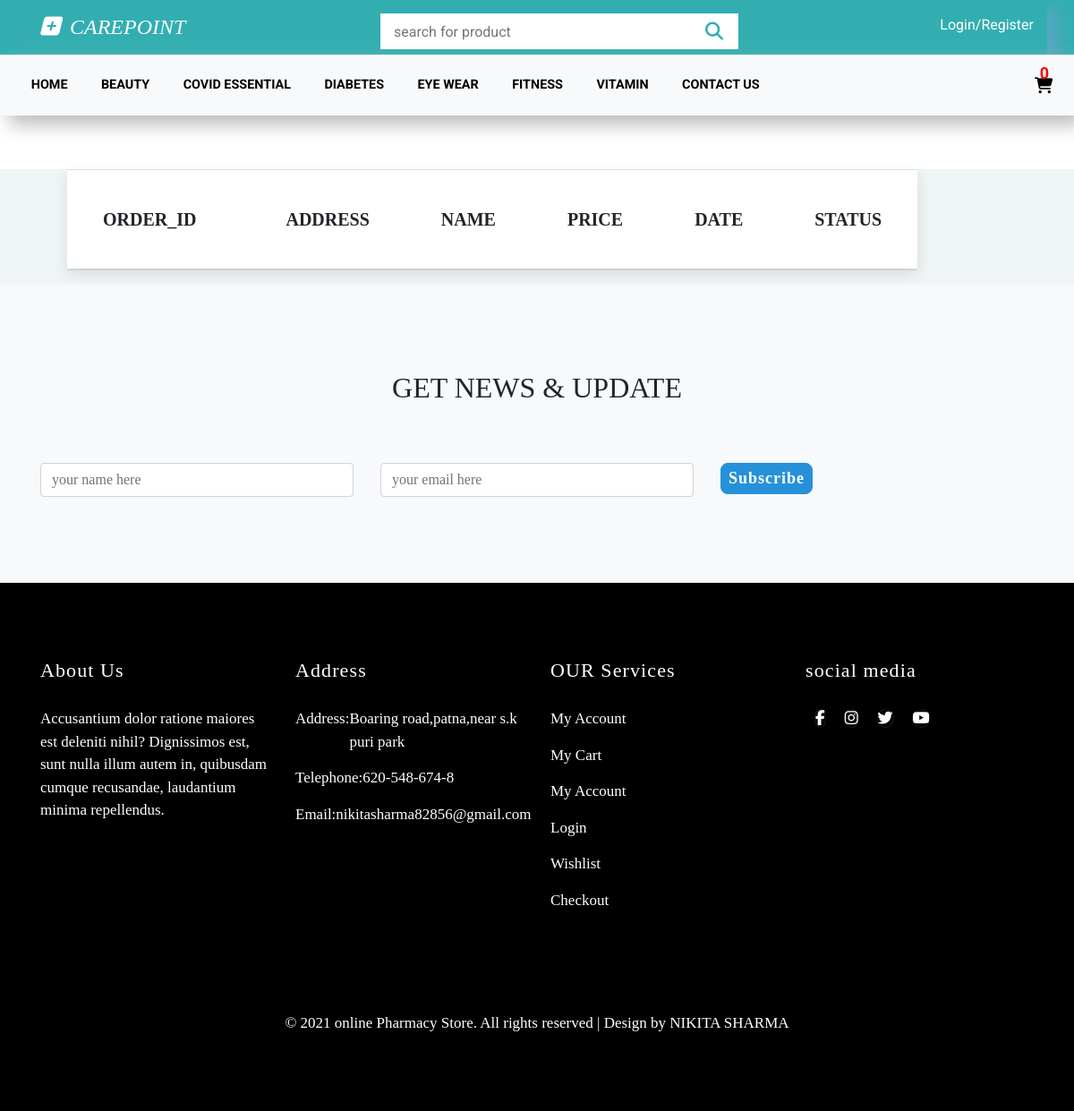
Page /My_order.php on the committed database.
### tables this page shows
CREATE TABLE `categories` (
  `id` int(11) NOT NULL,
  `categories` varchar(255) NOT NULL,
  `status` tinyint(4) NOT NULL
);

### add_to_cart.inc.php (called while the page is built, shortened)
<?php
class add_to_cart{
	function totalProduct(){
		if(isset($_SESSION['cart'])){
			return count($_SESSION['cart']);
		}else{
			return 0;
		}
	}
}
?>

### top.php (the view, shortened to what this page needs)
<?php
require('connection.inc.php');
require('add_to_cart.inc.php');
$cat_res=mysqli_query($con,"select * from categories where status=1 order by categories asc");
$cat_arr=array();
while($row=mysqli_fetch_assoc($cat_res)){
	$cat_arr[]=$row;
}
$obj=new add_to_cart();
$totalProduct=$obj->totalProduct();
?>
<!DOCTYPE html>
<!DOCTYPE html>
<html lan="en">
<head>
<link rel="stylesheet" herf="https://cdnjs.cloudflare.com/ajax/libs/Swiper/3.4.2/css/swiper.min.css" />
<link rel="stylesheet" href="https://unpkg.com/swiper/swiper-bundle.css" />
<link rel="stylesheet" href="https://unpkg.com/swiper/swiper-bundle.min.css" />
<link rel="stylesheet"
href="https://stackpath.bootstrapcdn.com/bootstrap/4.3.1/css/bootstrap.min.css"
integrity="sha384-ggOyR0iXCbMQv3Xipma34MD+dH/1fQ784/j6cY/iJTQUOhcWr7x9JvoRxT2MZw1T"
crossorigin="anonymous">
<link rel="stylesheet" href="https://cdnjs.cloudflare.com/ajax/libs/animate.css/3.7.2/animate.min.css"
 />
<link rel="stylesheet" href="./css/style.css" />
</head>
<body>
<header>
<div class="container"style="box-shadow:10px 10px 20px #5fa6c3;">
<div class="row">
<div class="col-md-4  col-4 text-left ">
<h4 class ="my-md-3 text-white" style="	font-family: Georgia, 'Times New Roman', Times, serif;  font-style: italic;
"><i class=" fa fa-plus-square fa-1x" style="background-color:#32aeb1;font-style:italic; ">&nbsp;</i>
 CAREPOINT</h4></div>
 <div class="col-md-4 col-4 text-center" style="margin-top:15px;">
 <form action="search.php" method="get">
  <input type="text"  placeholder="search for product" name="str" style="border:5px solid #fff;  height:40px; width:400px; background:#fff;  padding:5px 10px;">
  </form>
<label for="" class="icon" style="position:absolute; right:-3px; top:0;   width:5px; text-align:center; border:5px solid #fff; height:40px; color:#32aeb1; font-size:20px; ">
  <i class="fas fa-search"></i></label>
</div>
<div class ="col-md-4 col-4 text-right">
<p class="my-md-3 header-links">
<?php if(isset($_SESSION['USER_LOGIN'])){
	?>
<p style="font-size:20px; color:white;"><a href="profile.php" class="text-white"><i class="fas fa-user-circle"
 style="font-size:25px;"></i></a>&nbsp;
<?php echo $_SESSION['USER_NAME']?></p>
<?php
										}else{
											echo '<a href="login.php" class="text-white">Login/Register</a></p>';
										}
										?>
</div>
</div>
</div>
  <div class="container-fluid p-0">
<nav class="navbar navbar-expand-lg navbar-light bg-light" style="box-shadow:10px 10px 20px #bbb;">
  <div class="collapse navbar-collapse" id="navbar-Nav">
    <ul class="navbar-nav">
      <li class="nav-item active">
       <a class="nav-link" href="index.php">HOME <span class="sr-only">(current)</span></a>
		</li>
    <?php
								foreach($cat_arr as $list){
									?>
							<li class="nav-item active"><a class="nav-link" href="categories.php?id=<?php
                echo $list['id']?>"><?php echo $list['categories']?></a></li>
				<?php
				}
				?>
      <li class="nav-item">
        <a class="nav-link" href="contact.php">CONTACT US</a>
      </li>
</ul>
  </div>
  <div class="navbar-nav">
 <li class="nav-item  mx-2 cart-icon" >
 <a href="#"><i class="fa fa-shopping-cart P-2 fa-1x" style=" color:black; background-color:white; border-radius:40%; width:20px; height:-30px;"></i></a>
 <a href="cart.php"><span class="htc__qua" style="position:absolute; color:red; top:7px; right:28px; height:-50px;"><?php echo $totalProduct?></span></a>
 </li>
</div>
</nav>
</header>

### css/style.css (style rules this page uses)
:root { --light-gray:rgb(0,0,0); --primary-color:#32aeb1; --border:#0dca6be1; --text-color:#000000; --roboto:"Roboto",sans-serif; --gugi:"Gugi", cursive; --sofia:"Sofia",cursive; }
header { background-color: var(--primary-color); font-family: var(--roboto); }
.navbar-nav { padding: 0.8em 0em; }
.navbar-nav .nav-link { font-size: 0.9em; color:var(--light-gray) !important; }
.navbar-nav .nav-item .nav-link { padding:0 1.3em; }
body { font-family: poppins; }
.navbar-nav a { font-size: 18px; text-transform: uppercase; font-weight: 700; }
@media (min-width: 37.5em) { body { padding-left: 0%; padding-right: 0%; } }

### rows in the picture
categories: categories "BEAUTY"
categories: categories "COVID ESSENTIAL"
categories: categories "DIABETES"
categories: categories "EYE WEAR"
categories: categories "FITNESS"
categories: categories "VITAMIN"

### other values in the picture
$totalProduct "0"
